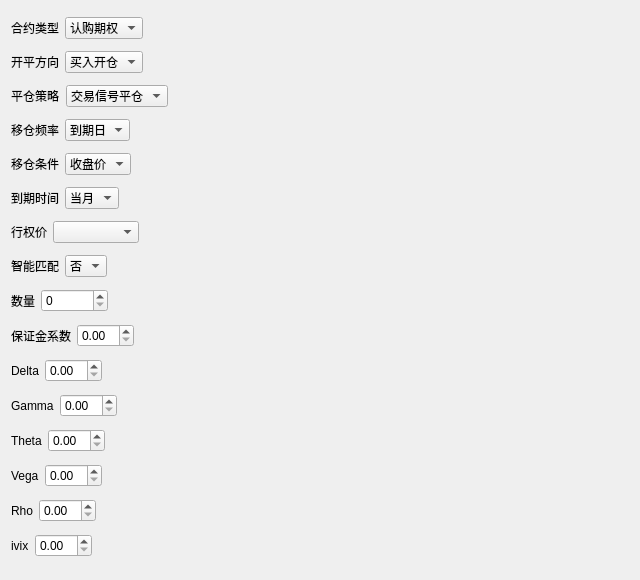
<?xml version="1.0" encoding="UTF-8"?>
<ui version="4.0">
 <class>Form</class>
 <widget class="QWidget" name="Form">
  <property name="geometry">
   <rect>
    <x>0</x>
    <y>0</y>
    <width>640</width>
    <height>580</height>
   </rect>
  </property>
  <property name="windowTitle">
   <string>Form</string>
  </property>
  <property name="windowIcon">
   <iconset>
    <normaloff>../icon/ana.ico</normaloff>../icon/ana.ico</iconset>
  </property>
  <layout class="QVBoxLayout" name="verticalLayout">
   <item>
    <layout class="QHBoxLayout" name="horizontalLayout">
     <item>
      <widget class="QLabel" name="label">
       <property name="text">
        <string>合约类型</string>
       </property>
      </widget>
     </item>
     <item>
      <widget class="QComboBox" name="contract_type">
       <item>
        <property name="text">
         <string>认购期权</string>
        </property>
       </item>
       <item>
        <property name="text">
         <string>认沽期权</string>
        </property>
       </item>
      </widget>
     </item>
     <item>
      <spacer name="horizontalSpacer">
       <property name="orientation">
        <enum>Qt::Horizontal</enum>
       </property>
       <property name="sizeHint" stdset="0">
        <size>
         <width>428</width>
         <height>20</height>
        </size>
       </property>
      </spacer>
     </item>
    </layout>
   </item>
   <item>
    <layout class="QHBoxLayout" name="horizontalLayout_2">
     <item>
      <widget class="QLabel" name="label_2">
       <property name="text">
        <string>开平方向</string>
       </property>
      </widget>
     </item>
     <item>
      <widget class="QComboBox" name="option_side">
       <item>
        <property name="text">
         <string>买入开仓</string>
        </property>
       </item>
       <item>
        <property name="text">
         <string>卖出开仓</string>
        </property>
       </item>
      </widget>
     </item>
     <item>
      <spacer name="horizontalSpacer_4">
       <property name="orientation">
        <enum>Qt::Horizontal</enum>
       </property>
       <property name="sizeHint" stdset="0">
        <size>
         <width>428</width>
         <height>20</height>
        </size>
       </property>
      </spacer>
     </item>
    </layout>
   </item>
   <item>
    <layout class="QHBoxLayout" name="horizontalLayout_3">
     <item>
      <widget class="QLabel" name="label_3">
       <property name="text">
        <string>平仓策略</string>
       </property>
      </widget>
     </item>
     <item>
      <widget class="QComboBox" name="close_strategy">
       <item>
        <property name="text">
         <string>交易信号平仓</string>
        </property>
       </item>
       <item>
        <property name="text">
         <string>到期日平仓</string>
        </property>
       </item>
      </widget>
     </item>
     <item>
      <spacer name="horizontalSpacer_3">
       <property name="orientation">
        <enum>Qt::Horizontal</enum>
       </property>
       <property name="sizeHint" stdset="0">
        <size>
         <width>428</width>
         <height>20</height>
        </size>
       </property>
      </spacer>
     </item>
    </layout>
   </item>
   <item>
    <layout class="QHBoxLayout" name="horizontalLayout_4">
     <item>
      <widget class="QLabel" name="label_4">
       <property name="text">
        <string>移仓频率</string>
       </property>
      </widget>
     </item>
     <item>
      <widget class="QComboBox" name="change_feq">
       <item>
        <property name="text">
         <string>到期日</string>
        </property>
       </item>
       <item>
        <property name="text">
         <string>1天</string>
        </property>
       </item>
       <item>
        <property name="text">
         <string>2天</string>
        </property>
       </item>
       <item>
        <property name="text">
         <string>3天</string>
        </property>
       </item>
      </widget>
     </item>
     <item>
      <spacer name="horizontalSpacer_2">
       <property name="orientation">
        <enum>Qt::Horizontal</enum>
       </property>
       <property name="sizeHint" stdset="0">
        <size>
         <width>428</width>
         <height>20</height>
        </size>
       </property>
      </spacer>
     </item>
    </layout>
   </item>
   <item>
    <layout class="QHBoxLayout" name="horizontalLayout_5">
     <item>
      <widget class="QLabel" name="label_5">
       <property name="text">
        <string>移仓条件</string>
       </property>
      </widget>
     </item>
     <item>
      <widget class="QComboBox" name="move_condition">
       <item>
        <property name="text">
         <string>收盘价</string>
        </property>
       </item>
       <item>
        <property name="text">
         <string>开盘价</string>
        </property>
       </item>
      </widget>
     </item>
     <item>
      <spacer name="horizontalSpacer_5">
       <property name="orientation">
        <enum>Qt::Horizontal</enum>
       </property>
       <property name="sizeHint" stdset="0">
        <size>
         <width>428</width>
         <height>20</height>
        </size>
       </property>
      </spacer>
     </item>
    </layout>
   </item>
   <item>
    <layout class="QHBoxLayout" name="horizontalLayout_6">
     <item>
      <widget class="QLabel" name="label_6">
       <property name="text">
        <string>到期时间</string>
       </property>
      </widget>
     </item>
     <item>
      <widget class="QComboBox" name="interval">
       <item>
        <property name="text">
         <string>当月</string>
        </property>
       </item>
       <item>
        <property name="text">
         <string>下月</string>
        </property>
       </item>
       <item>
        <property name="text">
         <string>下季</string>
        </property>
       </item>
       <item>
        <property name="text">
         <string>隔季</string>
        </property>
       </item>
      </widget>
     </item>
     <item>
      <spacer name="horizontalSpacer_6">
       <property name="orientation">
        <enum>Qt::Horizontal</enum>
       </property>
       <property name="sizeHint" stdset="0">
        <size>
         <width>428</width>
         <height>20</height>
        </size>
       </property>
      </spacer>
     </item>
    </layout>
   </item>
   <item>
    <layout class="QHBoxLayout" name="horizontalLayout_7">
     <item>
      <widget class="QLabel" name="label_7">
       <property name="text">
        <string>行权价</string>
       </property>
      </widget>
     </item>
     <item>
      <widget class="QComboBox" name="strike_interval">
       <item>
        <property name="text">
         <string/>
        </property>
       </item>
       <item>
        <property name="text">
         <string>低1个价位</string>
        </property>
       </item>
       <item>
        <property name="text">
         <string>低2个价位</string>
        </property>
       </item>
       <item>
        <property name="text">
         <string>低3个价位</string>
        </property>
       </item>
       <item>
        <property name="text">
         <string>低4个价位</string>
        </property>
       </item>
       <item>
        <property name="text">
         <string>低5个价位</string>
        </property>
       </item>
       <item>
        <property name="text">
         <string>低6个价位</string>
        </property>
       </item>
       <item>
        <property name="text">
         <string>低7个价位</string>
        </property>
       </item>
       <item>
        <property name="text">
         <string>低8个价位</string>
        </property>
       </item>
       <item>
        <property name="text">
         <string>低9个价位</string>
        </property>
       </item>
       <item>
        <property name="text">
         <string>平值</string>
        </property>
       </item>
       <item>
        <property name="text">
         <string>高1个价位</string>
        </property>
       </item>
       <item>
        <property name="text">
         <string>高2个价位</string>
        </property>
       </item>
       <item>
        <property name="text">
         <string>高3个价位</string>
        </property>
       </item>
       <item>
        <property name="text">
         <string>高4个价位</string>
        </property>
       </item>
       <item>
        <property name="text">
         <string>高5个价位</string>
        </property>
       </item>
       <item>
        <property name="text">
         <string>高6个价位</string>
        </property>
       </item>
       <item>
        <property name="text">
         <string>高7个价位</string>
        </property>
       </item>
       <item>
        <property name="text">
         <string>高8个价位</string>
        </property>
       </item>
       <item>
        <property name="text">
         <string>高9个价位</string>
        </property>
       </item>
      </widget>
     </item>
     <item>
      <spacer name="horizontalSpacer_7">
       <property name="orientation">
        <enum>Qt::Horizontal</enum>
       </property>
       <property name="sizeHint" stdset="0">
        <size>
         <width>428</width>
         <height>20</height>
        </size>
       </property>
      </spacer>
     </item>
    </layout>
   </item>
   <item>
    <layout class="QHBoxLayout" name="horizontalLayout_8">
     <item>
      <widget class="QLabel" name="label_8">
       <property name="text">
        <string>智能匹配</string>
       </property>
      </widget>
     </item>
     <item>
      <widget class="QComboBox" name="smart_match">
       <item>
        <property name="text">
         <string>否</string>
        </property>
       </item>
       <item>
        <property name="text">
         <string>是</string>
        </property>
       </item>
      </widget>
     </item>
     <item>
      <spacer name="horizontalSpacer_8">
       <property name="orientation">
        <enum>Qt::Horizontal</enum>
       </property>
       <property name="sizeHint" stdset="0">
        <size>
         <width>428</width>
         <height>20</height>
        </size>
       </property>
      </spacer>
     </item>
    </layout>
   </item>
   <item>
    <layout class="QHBoxLayout" name="horizontalLayout_9">
     <item>
      <widget class="QLabel" name="label_9">
       <property name="text">
        <string>数量</string>
       </property>
      </widget>
     </item>
     <item>
      <widget class="QSpinBox" name="volume">
       <property name="maximum">
        <number>100000</number>
       </property>
      </widget>
     </item>
     <item>
      <spacer name="horizontalSpacer_9">
       <property name="orientation">
        <enum>Qt::Horizontal</enum>
       </property>
       <property name="sizeHint" stdset="0">
        <size>
         <width>428</width>
         <height>20</height>
        </size>
       </property>
      </spacer>
     </item>
    </layout>
   </item>
   <item>
    <layout class="QHBoxLayout" name="horizontalLayout_10">
     <item>
      <widget class="QLabel" name="label_10">
       <property name="text">
        <string>保证金系数</string>
       </property>
      </widget>
     </item>
     <item>
      <widget class="QDoubleSpinBox" name="deposit_ratio"/>
     </item>
     <item>
      <spacer name="horizontalSpacer_10">
       <property name="orientation">
        <enum>Qt::Horizontal</enum>
       </property>
       <property name="sizeHint" stdset="0">
        <size>
         <width>428</width>
         <height>20</height>
        </size>
       </property>
      </spacer>
     </item>
    </layout>
   </item>
   <item>
    <layout class="QHBoxLayout" name="horizontalLayout_11">
     <item>
      <widget class="QLabel" name="label_11">
       <property name="text">
        <string>Delta</string>
       </property>
      </widget>
     </item>
     <item>
      <widget class="QDoubleSpinBox" name="delta"/>
     </item>
     <item>
      <spacer name="horizontalSpacer_11">
       <property name="orientation">
        <enum>Qt::Horizontal</enum>
       </property>
       <property name="sizeHint" stdset="0">
        <size>
         <width>428</width>
         <height>20</height>
        </size>
       </property>
      </spacer>
     </item>
    </layout>
   </item>
   <item>
    <layout class="QHBoxLayout" name="horizontalLayout_12">
     <item>
      <widget class="QLabel" name="label_12">
       <property name="text">
        <string>Gamma</string>
       </property>
      </widget>
     </item>
     <item>
      <widget class="QDoubleSpinBox" name="gamma"/>
     </item>
     <item>
      <spacer name="horizontalSpacer_12">
       <property name="orientation">
        <enum>Qt::Horizontal</enum>
       </property>
       <property name="sizeHint" stdset="0">
        <size>
         <width>428</width>
         <height>20</height>
        </size>
       </property>
      </spacer>
     </item>
    </layout>
   </item>
   <item>
    <layout class="QHBoxLayout" name="horizontalLayout_13">
     <item>
      <widget class="QLabel" name="label_16">
       <property name="text">
        <string>Theta</string>
       </property>
      </widget>
     </item>
     <item>
      <widget class="QDoubleSpinBox" name="theta"/>
     </item>
     <item>
      <spacer name="horizontalSpacer_13">
       <property name="orientation">
        <enum>Qt::Horizontal</enum>
       </property>
       <property name="sizeHint" stdset="0">
        <size>
         <width>428</width>
         <height>20</height>
        </size>
       </property>
      </spacer>
     </item>
    </layout>
   </item>
   <item>
    <layout class="QHBoxLayout" name="horizontalLayout_14">
     <item>
      <widget class="QLabel" name="label_13">
       <property name="text">
        <string>Vega</string>
       </property>
      </widget>
     </item>
     <item>
      <widget class="QDoubleSpinBox" name="vega"/>
     </item>
     <item>
      <spacer name="horizontalSpacer_14">
       <property name="orientation">
        <enum>Qt::Horizontal</enum>
       </property>
       <property name="sizeHint" stdset="0">
        <size>
         <width>428</width>
         <height>20</height>
        </size>
       </property>
      </spacer>
     </item>
    </layout>
   </item>
   <item>
    <layout class="QHBoxLayout" name="horizontalLayout_15">
     <item>
      <widget class="QLabel" name="label_14">
       <property name="text">
        <string>Rho</string>
       </property>
      </widget>
     </item>
     <item>
      <widget class="QDoubleSpinBox" name="rho"/>
     </item>
     <item>
      <spacer name="horizontalSpacer_15">
       <property name="orientation">
        <enum>Qt::Horizontal</enum>
       </property>
       <property name="sizeHint" stdset="0">
        <size>
         <width>428</width>
         <height>20</height>
        </size>
       </property>
      </spacer>
     </item>
    </layout>
   </item>
   <item>
    <layout class="QHBoxLayout" name="horizontalLayout_16">
     <item>
      <widget class="QLabel" name="label_15">
       <property name="text">
        <string>ivix</string>
       </property>
      </widget>
     </item>
     <item>
      <widget class="QDoubleSpinBox" name="ivix"/>
     </item>
     <item>
      <spacer name="horizontalSpacer_16">
       <property name="orientation">
        <enum>Qt::Horizontal</enum>
       </property>
       <property name="sizeHint" stdset="0">
        <size>
         <width>428</width>
         <height>20</height>
        </size>
       </property>
      </spacer>
     </item>
    </layout>
   </item>
  </layout>
 </widget>
 <resources/>
 <connections/>
</ui>
